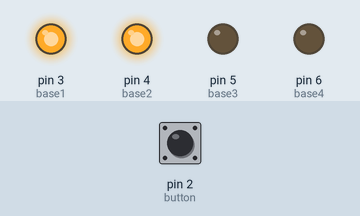
The sketch below on a simulated Arduino Uno, built with avr-gcc and run on an emulated ATmega328P. On the bench: output pins drawn as LEDs (lit = HIGH). Dashed ring = blinking. The inputs (shaded band) are chosen by the test bench; at power-on: pin 2 (button) LOW.

Above: at 1.7 s.
1.8 s: pin 2 (button) pulled HIGH for 0.55 s
4.8 s: pin 2 (button) pulled HIGH for 1 s
At 8.27 s:
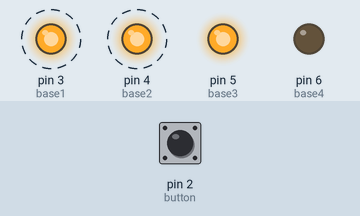
8.8 s: pin 2 (button) pulled HIGH for 3.2 s
At 9.7 s:
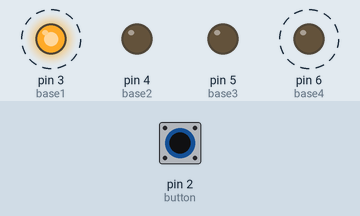
13.5 s: pin 2 (button) pulled HIGH for 0.55 s
At 18.82 s:
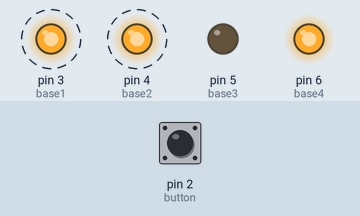
Timing chart, 0 to 24.0 s (numbered marks = the images above; inputs shaded):
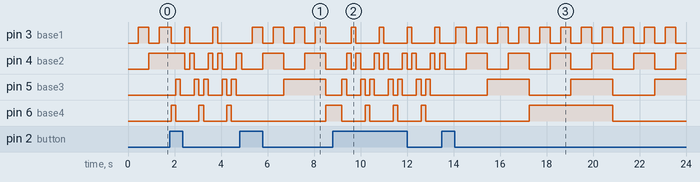

Measured:
- after the input at 4.8 s, pin 3 (base1): alternates HIGH for 0.45 s and LOW for 0.45 s, starting after 0.55 s
- after the input at 8.8 s, pin 3 (base1): alternates HIGH for 0.20 s and LOW for 1.0 s, starting after 0.80 s
- after the input at 13.5 s, pin 3 (base1): alternates HIGH for 0.45 s and LOW for 0.45 s, starting after 0.60 s
- by itself, pin 4 (base2): alternates HIGH for 0.90 s and LOW for 0.90 s
- by itself, pin 5 (base3): alternates HIGH for 1.8 s and LOW for 1.8 s

The sketch:

code.ino
```cpp
const int button = 2;
const int base1 = 3;                         // binary base first , decimal value 0 or 1
const int base2 = 4;                         // binary second digit decimal value 2 or not
const int base3 = 5;                         // binary third digit decimal value 4 or not
const int base4 = 6;                         // binary most significant bit  decimal value 8 or not
int delayTime = 500;                         // default delay time
volatile boolean currentButtonValue = false; // if you press button it change
volatile boolean lastButtonValue = false;    // As the button is pressed, arduino will constantly read the value of 1,
                                             //so it will enter the condition within the 'void' continuously. Therefore,
                                             //the condition control was made according to the situation when the button
                                             // was pressed and pulled compared with the last value.
boolean changeFunction = false;              // function change boolean

int counter = 0; //counter for controlling ledArray and counter 15

void setup()
{
    // general settings
    Serial.begin(9600);
    pinMode(base1, OUTPUT); //for led
    pinMode(base2, OUTPUT);
    pinMode(base3, OUTPUT);
    pinMode(base4, OUTPUT);
    pinMode(button, INPUT); // for button
}

void loop()
{
    currentButtonValue = digitalRead(button);  //read button value
    if (lastButtonValue != currentButtonValue) // checking last value . Press the button to make a single change.
    {
        if (currentButtonValue == HIGH) // Pressing button
        {
            changeFunction = !changeFunction; // changing function control boolean
            counter = 0;                      // if you change function counter reset
            delay(50);                        //for safity
        }
    }

    // function change control
    if (changeFunction)
    {
        delayTime = 200; // 200 + 50 = 250 mili second
        experiment2();
    }
    else
    {
        delayTime = 450; // 450+50 = 500 milisecond
        experiment1();
    }
    counter++;
    delay(delayTime);
    lastButtonValue = currentButtonValue; // last button value saving
}

void experiment1()
{
    if (counter > 7) // if counter > 7 MS bit is opern
    {
        digitalWrite(base4, HIGH);
    }
    else
    {
        digitalWrite(base4, LOW);
    }
    if ((counter > 3 && counter < 8) || (counter > 11 && counter < 16)) // third led control
    {
        digitalWrite(base3, HIGH);
    }
    else
    {
        digitalWrite(base3, LOW);
    }
    if ((counter % 4 == 2) || (counter % 4 == 3)) // second led control
    {
        digitalWrite(base2, HIGH);
    }
    else
    {
        digitalWrite(base2, LOW);
    }
    if (counter % 2 == 1) // least significant bit
    {
        digitalWrite(base1, HIGH);
    }
    else
    {
        digitalWrite(base1, LOW);
    }
    if (counter == 16) // counter = 16 reset counter and all led off
    {
        counter = 0;
        digitalWrite(base4, LOW);
        digitalWrite(base3, LOW);
        digitalWrite(base2, LOW);
        digitalWrite(base1, LOW);
    }
}

void experiment2()
{
    int led[8] = {6, 5, 4, 3, 4, 5, 6}; // Output pin numbers of leds required for iteration respectively
    digitalWrite(led[counter], HIGH);   // open led
    if (counter % 6 == 0)               // Setting the counter so that the array wraps over its indexes
    {
        digitalWrite(led[counter - 1], LOW); // closing the last led
        counter = 0;
    }
    if (counter > 0)
    {
        digitalWrite(led[counter - 1], LOW); // closing the before  led
    }
}
```
